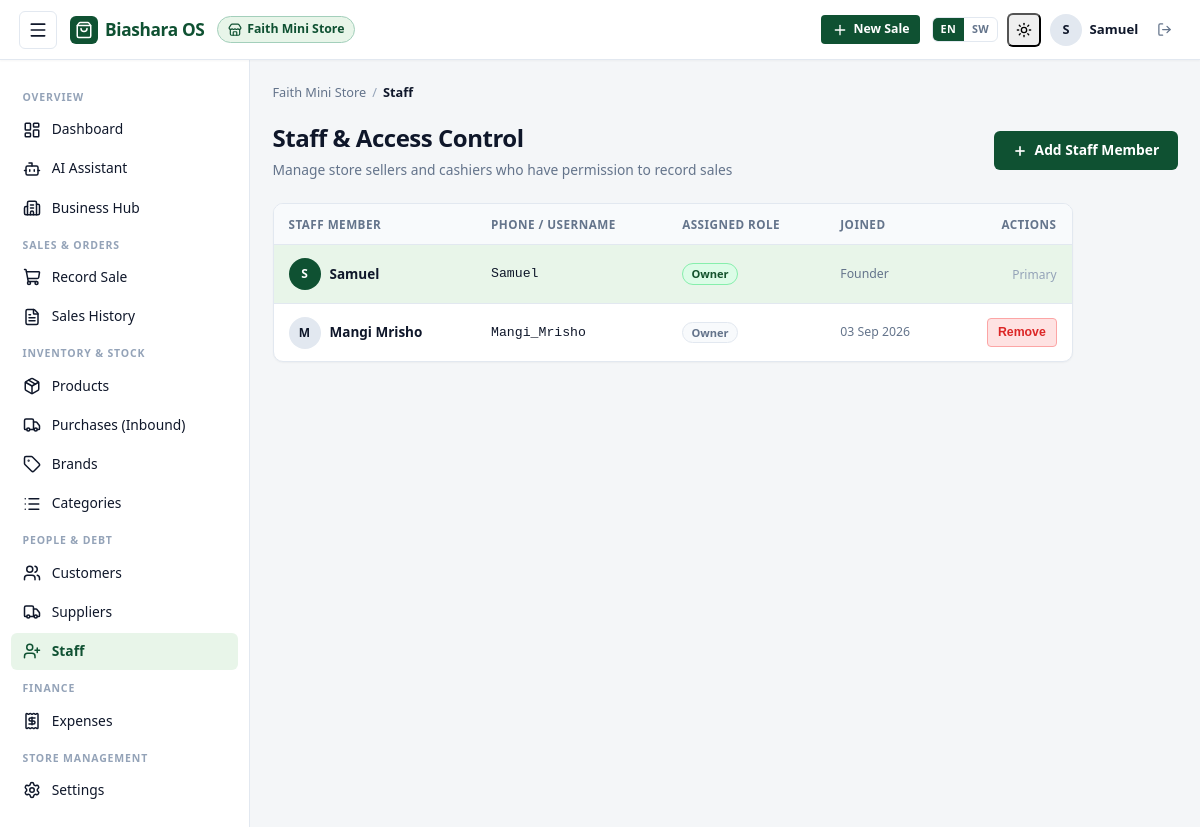
Screenshot of /2/staff/ (signed in) with the database file from the repository.
### BusinessOs/models.py (models this page shows, shortened)
class Business(models.Model):
    owner = models.ForeignKey(
        settings.AUTH_USER_MODEL,
        on_delete=models.CASCADE,
        related_name="businesses",
    )
    name = models.CharField(max_length=150)
    location = models.CharField(max_length=200, blank=True)
    phone = models.CharField(max_length=20, blank=True)
    created_at = models.DateTimeField(auto_now_add=True)
    class Meta:
        ordering = ["-created_at"]

class BusinessStaff(models.Model):
    OWNER = "owner"
    SELLER = "seller"
    ROLE_CHOICES = [(OWNER, "Owner"), (SELLER, "Seller")]
    business = models.ForeignKey(Business, on_delete=models.CASCADE, related_name="staff")
    user = models.ForeignKey(settings.AUTH_USER_MODEL, on_delete=models.CASCADE, related_name="business_roles")
    role = models.CharField(max_length=10, choices=ROLE_CHOICES, default=SELLER)
    created_at = models.DateTimeField(auto_now_add=True)
    class Meta:
        unique_together = ("business", "user")

### BusinessOs/views.py (the view)
# urls.py: path("<int:business_id>/staff/", views.BusinessStaffListView.as_view(), name="staff_list"),
class BusinessStaffListView(BusinessOwnerMixin, ListView):
    template_name = "sales/staff_list.html"
    context_object_name = "staff_members"
    def get_queryset(self):
        return self.business.staff.select_related("user")

### BusinessOs/context_processors.py (called while the page is built)
def biashara_i18n(request):
    lang = request.session.get("biashara_lang") or request.session.get("_language")
    if not lang:
        lang = request.COOKIES.get("biashara_lang") or request.COOKIES.get("django_language")
    if not lang:
        lang = translation.get_language() or "en"
    if lang.startswith("sw"):
        lang = "sw"
    else:
        lang = "en"
    return {
        "current_lang": lang,
        "is_swahili": (lang == "sw"),
        "translations_sw_json": json.dumps(TRANSLATIONS_SW) if lang == "sw" else "{}",
    }

### BusinessOs/views.py (called while the page is built)
    def dispatch(self, request, *args, **kwargs):
        self.business = get_object_or_404(Business, pk=kwargs["business_id"])
        if self.business.owner_id != request.user.id:
            raise PermissionDenied("Only the business owner can do this.")
        return super().dispatch(request, *args, **kwargs)

    def get_context_data(self, **kwargs):
        ctx = super().get_context_data(**kwargs)
        ctx["business"] = self.business
        return ctx

### BusinessOs/templates/sales/staff_list.html (shortened to what this page needs)
{% extends "sales/base.html" %}
{% block crumb %}Staff{% endblock %}
{% block content %}
<div class="page-header">
  <div class="page-title-group">
    <h1>Staff &amp; Access Control</h1>
    <p>Manage store sellers and cashiers who have permission to record sales</p>
  </div>
  <div class="page-actions">
    {% if business.owner_id == request.user.id %}
    <a href="{% url 'staff_create' business.id %}" class="btn btn-primary">
      <svg width="16" height="16" viewBox="0 0 24 24" fill="none" stroke="currentColor" stroke-width="2.5"><line x1="12" y1="5" x2="12" y2="19"></line><line x1="5" y1="12" x2="19" y2="12"></line></svg>
      Add Staff Member
    </a>
    {% endif %}
  </div>
</div>
<div class="table-container" style="max-width: 800px;">
  <table class="data-table">
    <thead>
      <tr>
        <th>Staff Member</th>
        <th>Phone / Username</th>
        <th>Assigned Role</th>
        <th>Joined</th>
        {% if business.owner_id == request.user.id %}
        <th style="text-align:right;">Actions</th>
        {% endif %}
      </tr>
    </thead>
    <tbody>
      <tr style="background:var(--color-primary-light);">
        <td>
          <div style="display:flex; align-items:center; gap:0.6rem;">
            <div class="user-avatar" style="background:var(--color-primary); color:#fff; font-size:0.8rem;">
              {{ business.owner.get_username|slice:":1"|upper }}
            </div>
            <strong>{{ business.owner.get_full_name|default:business.owner.get_username }}</strong>
          </div>
        </td>
        <td style="font-family:var(--font-mono); font-size:0.88rem;">{{ business.owner.get_username }}</td>
        <td><span class="badge badge-success">Owner</span></td>
        <td style="color:var(--color-text-muted); font-size:0.82rem;">Founder</td>
        {% if business.owner_id == request.user.id %}
        <td style="text-align:right;"><span style="color:var(--color-text-light); font-size:0.8rem;">Primary</span></td>
        {% endif %}
      </tr>
      {% for member in staff_members %}
      <tr>
        <td>
          <div style="display:flex; align-items:center; gap:0.6rem;">
            <div class="user-avatar" style="font-size:0.8rem;">
              {{ member.user.get_username|slice:":1"|upper }}
            </div>
            <strong>{{ member.user.get_full_name|default:member.user.get_username }}</strong>
          </div>
        </td>
        <td style="font-family:var(--font-mono); font-size:0.88rem;">{{ member.user.get_username }}</td>
        <td>
          <span class="badge badge-neutral">{{ member.get_role_display }}</span>
        </td>
        <td style="color:var(--color-text-muted); font-size:0.82rem;">{{ member.created_at|date:"d M Y" }}</td>
        {% if business.owner_id == request.user.id %}
        <td style="text-align:right;">
          <form method="post" action="{% url 'staff_delete' business.id member.id %}" style="display:inline; margin:0;" onsubmit="return confirm('Remove {{ member.user.get_username }} from this business?');">
            <button type="submit" class="btn btn-danger btn-sm">Remove</button>
          </form>
        </td>
        {% endif %}
      </tr>
      {% empty %}
      <tr>
        <td colspan="5" style="text-align:center; padding:1.5rem; color:var(--color-text-muted);">
          No additional staff members added yet. Only you can access this counter.
        </td>
      </tr>
      {% endfor %}
    </tbody>
  </table>
</div>
{% endblock %}

### BusinessOs/templates/sales/base.html (shortened to what this page needs)
{% load static %}<!DOCTYPE html>
<html lang="{{ current_lang|default:'en' }}" x-data="{ sidebarOpen: false }" :class="{ 'sidebar-mobile-open': sidebarOpen }">
<head>
  <link rel="stylesheet" href="{% static 'sales/css/style.css' %}?v=3.1">
</head>
<body>
<div class="app-wrapper">
  <header class="topbar">
    <div class="topbar-inner">
      <div class="topbar-left">
        {% if business %}
        <button type="button" class="menu-toggle-btn" @click="sidebarOpen = !sidebarOpen" aria-label="Toggle navigation drawer">
          <i data-lucide="menu" style="width:20px;height:20px;"></i>
        </button>
        {% endif %}
        <a href="{% url 'business_list' %}" class="brand-badge">
          <div class="brand-icon">
            <i data-lucide="shopping-bag" style="width:18px;height:18px;"></i>
          </div>
          <span class="brand-title">Biashara OS</span>
        </a>
        {% if business %}
        <a href="{% url 'business_detail' business.id %}" class="business-tag" title="{{ business.name }}">
          <i data-lucide="store" style="width:14px;height:14px;flex-shrink:0;"></i>
          <span>{{ business.name }}</span>
        </a>
        {% endif %}
      </div>
      <div class="topbar-right">
        {% if business %}
        <a href="{% url 'record_sale' business.id %}" class="btn btn-primary btn-sm desktop-only-btn" style="display:inline-flex;align-items:center;gap:0.4rem;">
          <i data-lucide="plus" style="width:16px;height:16px;"></i>
          <span>{% if is_swahili %}Mauzo Mapya{% else %}New Sale{% endif %}</span>
        </a>
        {% endif %}
        {% if user.is_authenticated %}
        <div class="topbar-user-group">
          <div class="lang-switcher">
            <a href="{% url 'set_language' %}?lang=en"
               class="lang-btn {% if current_lang != 'sw' %}lang-btn--active{% endif %}"
               title="English">EN</a>
            <a href="{% url 'set_language' %}?lang=sw"
               class="lang-btn {% if current_lang == 'sw' %}lang-btn--active{% endif %}"
               title="Kiswahili">SW</a>
          </div>
          <button type="button" class="theme-toggle-btn icon-btn" title="Toggle dark / light mode"
                  onclick="toggleTheme()">
            <i data-lucide="sun" class="theme-icon-light" style="width:16px;height:16px;"></i>
          </button>
          <div class="user-badge" title="{{ user.get_full_name|default:user.username }}">
            <div class="user-avatar">{{ user.username|slice:":1"|upper }}</div>
            <span class="user-name">{{ user.username }}</span>
          </div>
          <form method="post" action="{% url 'logout' %}" style="margin:0;">
            <button type="submit" class="btn btn-ghost btn-sm icon-btn" title="{% if is_swahili %}Toka{% else %}Sign out{% endif %}">
              <i data-lucide="log-out" style="width:15px;height:15px;"></i>
            </button>
          </form>
        </div>
        {% endif %}
      </div>
    </div>
  </header>
  <div class="app-container">
    {% if business %}
    <aside class="app-sidebar" :class="{ 'drawer-open': sidebarOpen }">
      <div class="sidebar-scroll">
        <div class="nav-section-title">{% if is_swahili %}Muhtasari{% else %}Overview{% endif %}</div>
        <ul class="sidebar-nav">
          <li class="nav-item {% if request.resolver_match.url_name == 'business_dashboard' %}active{% endif %}">
            <a href="{% url 'business_dashboard' business.id %}">
              <i data-lucide="layout-dashboard"></i>
              {% if is_swahili %}Dashibodi{% else %}Dashboard{% endif %}
            </a>
          </li>
          <li class="nav-item {% if 'assistant' in request.path %}active{% endif %}">
            <a href="{% url 'assistant:chat_page' business.id %}">
              <i data-lucide="bot"></i>
              {% if is_swahili %}Msaidizi wa AI{% else %}AI Assistant{% endif %}
            </a>
          </li>
          <li class="nav-item {% if request.resolver_match.url_name == 'business_detail' or request.resolver_match.url_name == 'business_update' %}active{% endif %}">
            <a href="{% url 'business_detail' business.id %}">
              <i data-lucide="building-2"></i>
              {% if is_swahili %}Kituo cha Biashara{% else %}Business Hub{% endif %}
            </a>
          </li>
        </ul>
        <div class="nav-section-title">{% if is_swahili %}Mauzo na Maagizo{% else %}Sales &amp; Orders{% endif %}</div>
        <ul class="sidebar-nav">
          <li class="nav-item {% if request.resolver_match.url_name == 'record_sale' %}active{% endif %}">
            <a href="{% url 'record_sale' business.id %}">
              <i data-lucide="shopping-cart"></i>
              {% if is_swahili %}Rekodi Mauzo{% else %}Record Sale{% endif %}
            </a>
          </li>
          <li class="nav-item {% if request.resolver_match.url_name == 'sale_list' or request.resolver_match.url_name == 'sale_detail' %}active{% endif %}">
            <a href="{% url 'sale_list' business.id %}">
              <i data-lucide="file-text"></i>
              {% if is_swahili %}Historia ya Mauzo{% else %}Sales History{% endif %}
            </a>
          </li>
        </ul>
        <div class="nav-section-title">{% if is_swahili %}Bidhaa na Stoo{% else %}Inventory &amp; Stock{% endif %}</div>
        <ul class="sidebar-nav">
          <li class="nav-item ">
            <a href="{% url 'product_list' business.id %}">
              <i data-lucide="package"></i>
              {% if is_swahili %}Bidhaa{% else %}Products{% endif %}
            </a>
          </li>
          <li class="nav-item {% if request.resolver_match.url_name == 'purchase_list' or request.resolver_match.url_name == 'record_purchase' or request.resolver_match.url_name == 'purchase_detail' %}active{% endif %}">
            <a href="{% url 'purchase_list' business.id %}">
              <i data-lucide="truck"></i>
              {% if is_swahili %}Ununuzi wa Bidhaa{% else %}Purchases (Inbound){% endif %}
            </a>
          </li>
          <li class="nav-item {% if request.resolver_match.url_name == 'brand_list' or request.resolver_match.url_name == 'brand_create' %}active{% endif %}">
            <a href="{% url 'brand_list' business.id %}">
              <i data-lucide="tag"></i>
              {% if is_swahili %}Chapa{% else %}Brands{% endif %}
            </a>
          </li>
          <li class="nav-item {% if request.resolver_match.url_name == 'category_list' or request.resolver_match.url_name == 'category_create' %}active{% endif %}">
            <a href="{% url 'category_list' business.id %}">
              <i data-lucide="list"></i>
              {% if is_swahili %}Makundi{% else %}Categories{% endif %}
            </a>
          </li>
        </ul>
        <div class="nav-section-title">{% if is_swahili %}Watu na Madeni{% else %}People &amp; Debt{% endif %}</div>
        <ul class="sidebar-nav">
          <li class="nav-item {% if request.resolver_match.url_name == 'customer_list' or request.resolver_match.url_name == 'customer_create' or request.resolver_match.url_name == 'customer_update' %}active{% endif %}">
            <a href="{% url 'customer_list' business.id %}">
              <i data-lucide="users"></i>
              {% if is_swahili %}Wateja{% else %}Customers{% endif %}
            </a>
          </li>
          <li class="nav-item {% if request.resolver_match.url_name == 'supplier_list' or request.resolver_match.url_name == 'supplier_create' or request.resolver_match.url_name == 'supplier_update' %}active{% endif %}">
            <a href="{% url 'supplier_list' business.id %}">
              <i data-lucide="truck"></i>
              {% if is_swahili %}Wasambazaji{% else %}Suppliers{% endif %}
            </a>
          </li>
          {% if business.owner_id == request.user.id %}
          <li class="nav-item {% if request.resolver_match.url_name == 'staff_list' or request.resolver_match.url_name == 'staff_create' %}active{% endif %}">
            <a href="{% url 'staff_list' business.id %}">
              <i data-lucide="user-plus"></i>
              {% if is_swahili %}Wafanyakazi{% else %}Staff{% endif %}
            </a>
          </li>
          {% endif %}
        </ul>
        <div class="nav-section-title">{% if is_swahili %}Fedha na Hesabu{% else %}Finance{% endif %}</div>
        <ul class="sidebar-nav">
          <li class="nav-item {% if request.resolver_match.url_name == 'expense_list' or request.resolver_match.url_name == 'expense_create' or request.resolver_match.url_name == 'expense_update' %}active{% endif %}">
            <a href="{% url 'expense_list' business.id %}">
              <i data-lucide="receipt"></i>
              {% if is_swahili %}Matumizi{% else %}Expenses{% endif %}
            </a>
          </li>
        </ul>
        <div class="nav-section-title">{% if is_swahili %}Usimamizi wa Duka{% else %}Store Management{% endif %}</div>
        <ul class="sidebar-nav">
          <li class="nav-item {% if request.resolver_match.url_name == 'business_settings' %}active{% endif %}">
            <a href="{% url 'business_settings' business.id %}">
              <i data-lucide="settings"></i>
              {% if is_swahili %}Mipangilio{% else %}Settings{% endif %}
            </a>
          </li>
        </ul>
      </div>
    </aside>
    {% endif %}
    <main class="app-main">
      {% if business %}
      <nav class="breadcrumb-trail" aria-label="Breadcrumb">
        <a href="{% url 'business_dashboard' business.id %}">{{ business.name }}</a>
        <span class="breadcrumb-sep">/</span>
        <span class="breadcrumb-current">{% block crumb %}Overview{% endblock %}</span>
      </nav>
      {% endif %}
      {% block content %}{% endblock %}
    </main>
  </div>
</div>
</body>
</html>

### rows the page displays
Business: name "Faith Mini Store", owner.get_username "S", owner.get_full_name "Samuel", owner.get_username "Samuel"
BusinessStaff: user.get_username "M", user.get_full_name "Mangi Mrisho", user.get_username "Mangi_Mrisho", role "Owner", created_at "03 Sep 2026"

### other values shown
{{ user.username|slice:":1"|upper }} "S"
{{ user.username }} "Samuel"
